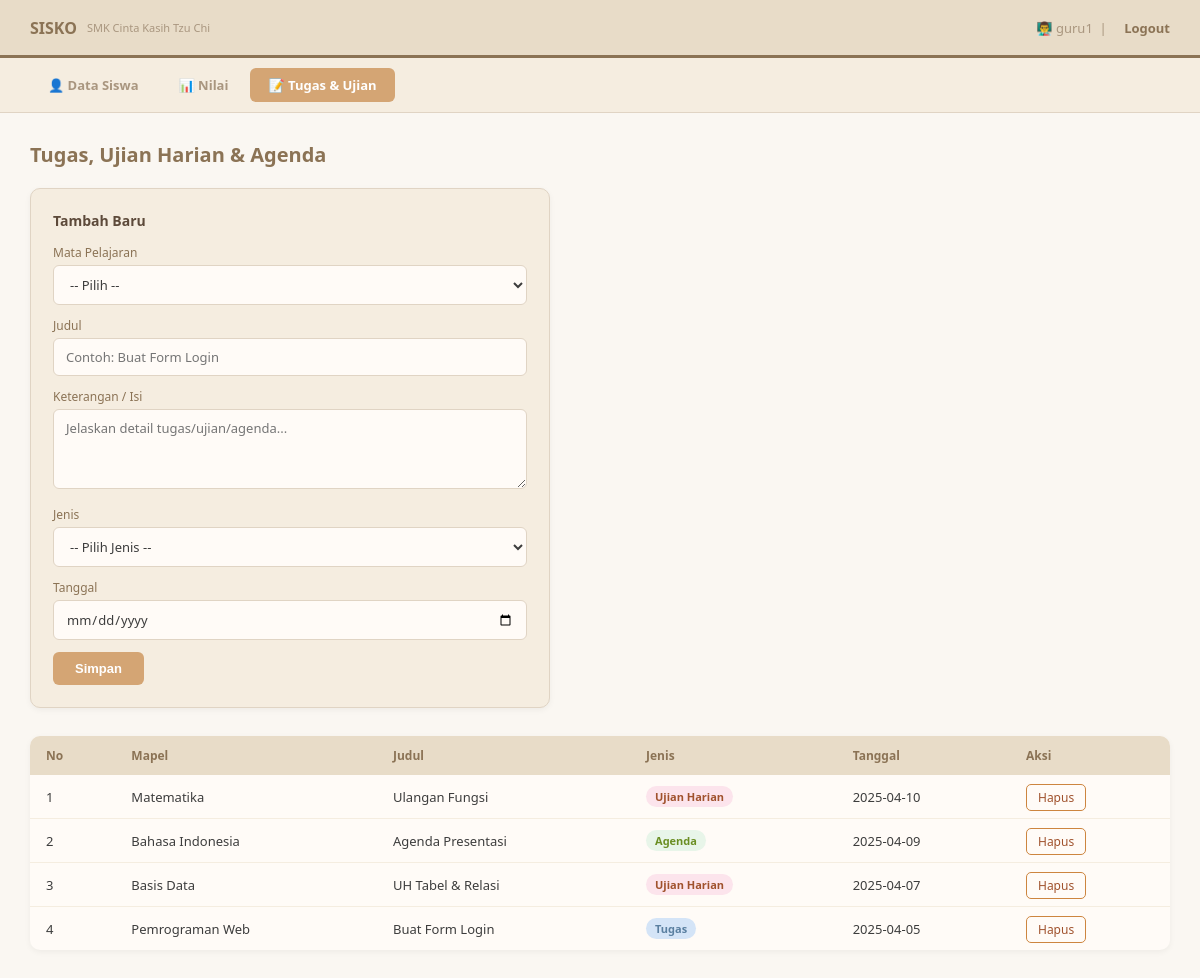
Page /dashboard_guru.php?hal=tugas (signed in) on the committed database.
### tables this page shows
CREATE TABLE tugas (
    id      INT AUTO_INCREMENT PRIMARY KEY,
    mapel   VARCHAR(50),
    judul   VARCHAR(100),
    isi     TEXT,
    jenis   VARCHAR(20),   
    tanggal DATE
);

### dashboard_guru.php (the view, shortened to what this page needs)
<?php
include 'koneksi.php';
$halaman = isset($_GET['hal']) ? $_GET['hal'] : 'siswa';
if ($halaman == 'tugas') {
    $resultTugas = mysqli_query($koneksi, "SELECT * FROM tugas ORDER BY tanggal DESC");
}
?>
<!DOCTYPE html>
<html lang="id">
<head>
</head>
<body>
<div class="navbar">
  <div class="navbar-kiri">
    <span>SISKO</span>
    <small>SMK Cinta Kasih Tzu Chi</small>
  </div>
  <div class="navbar-kanan">
    👨‍🏫 <?php echo $_SESSION['username']; ?> &nbsp;|&nbsp;
    <a href="logout.php">Logout</a>
  </div>
</div>
<div class="menu">
  <a href="dashboard_guru.php?hal=siswa" class="<?php echo $halaman=='siswa' ? 'aktif' : ''; ?>">👤 Data Siswa</a>
  <a href="dashboard_guru.php?hal=nilai" class="<?php echo $halaman=='nilai' ? 'aktif' : ''; ?>">📊 Nilai</a>
  <a href="dashboard_guru.php?hal=tugas" class="<?php echo $halaman=='tugas' ? 'aktif' : ''; ?>">📝 Tugas & Ujian</a>
</div>
<div class="konten">
<?php if ($halaman == 'siswa'): ?>
  <h2>Data Siswa</h2>
  <div class="form-box">
    <h3><?php echo $editSiswa ? 'Edit Data Siswa' : 'Tambah Siswa Baru'; ?></h3>
    <form action="dashboard_guru.php?hal=siswa" method="POST">
      <input type="hidden" name="aksi" value="<?php echo $editSiswa ? 'edit' : 'tambah'; ?>">
      <?php if ($editSiswa): ?>
        <input type="hidden" name="id" value="<?php echo $editSiswa['id']; ?>">
      <?php endif; ?>
      <label>Nama Lengkap</label>
      <input type="text" name="nama" value="<?php echo $editSiswa ? $editSiswa['nama'] : ''; ?>" required>
      <label>NISN</label>
      <input type="text" name="nisn" maxlength="10" value="<?php echo $editSiswa ? $editSiswa['nisn'] : ''; ?>" required>
      <label>Kelas</label>
      <select name="kelas" required>
        <option value="">-- Pilih --</option>
        <?php
          $kelasOptions = ['10 RPL 1','10 RPL 2','10 TKJ 1','11 RPL 1','11 TKJ 1','12 RPL 1'];
          foreach ($kelasOptions as $k) {
            $sel = ($editSiswa && $editSiswa['kelas'] == $k) ? 'selected' : '';
            echo "<option $sel>$k</option>";
          }
        ?>
      </select>
      <label>Jenis Kelamin</label>
      <select name="jk" required>
        <option value="">-- Pilih --</option>
        <option <?php echo ($editSiswa && $editSiswa['jk']=='Laki-laki') ? 'selected' : ''; ?>>Laki-laki</option>
        <option <?php echo ($editSiswa && $editSiswa['jk']=='Perempuan') ? 'selected' : ''; ?>>Perempuan</option>
      </select>
      <button type="submit" class="tombol-simpan"><?php echo $editSiswa ? 'Simpan Perubahan' : 'Simpan'; ?></button>
      <?php if ($editSiswa): ?>
        <a href="dashboard_guru.php?hal=siswa" class="tombol-batal">Batal</a>
      <?php endif; ?>
    </form>
  </div>
  <table>
    <thead>
      <tr><th>No</th><th>Nama</th><th>NISN</th><th>Kelas</th><th>J/K</th><th>Aksi</th></tr>
    </thead>
    <tbody>
      <?php $no = 1; while ($s = mysqli_fetch_assoc($resultSiswa)): ?>
      <tr>
        <td><?php echo $no++; ?></td>
        <td><?php echo $s['nama']; ?></td>
        <td><?php echo $s['nisn']; ?></td>
        <td><?php echo $s['kelas']; ?></td>
        <td><?php echo $s['jk']; ?></td>
        <td>
          <a href="dashboard_guru.php?hal=siswa&edit=<?php echo $s['id']; ?>" class="t-edit">Edit</a>
          <a href="dashboard_guru.php?hal=siswa&hapus=<?php echo $s['id']; ?>" class="t-hapus"
             onclick="return confirm('Yakin hapus siswa ini?')">Hapus</a>
        </td>
      </tr>
      <?php endwhile; ?>
    </tbody>
  </table>
<?php elseif ($halaman == 'tugas'): ?>
  <h2>Tugas, Ujian Harian & Agenda</h2>
  <div class="form-box">
    <h3>Tambah Baru</h3>
    <form action="dashboard_guru.php?hal=tugas" method="POST">
      <label>Mata Pelajaran</label>
      <select name="mapel" required>
        <option value="">-- Pilih --</option>
      </select>
      <label>Judul</label>
      <input type="text" name="judul" placeholder="Contoh: Buat Form Login" required>
      <label>Keterangan / Isi</label>
      <textarea name="isi" placeholder="Jelaskan detail tugas/ujian/agenda..."></textarea>
      <label>Jenis</label>
      <select name="jenis" required>
        <option value="">-- Pilih Jenis --</option>
      </select>
      <label>Tanggal</label>
      <input type="date" name="tanggal" required>
      <button type="submit" class="tombol-simpan">Simpan</button>
    </form>
  </div>
  <table>
    <thead>
      <tr><th>No</th><th>Mapel</th><th>Judul</th><th>Jenis</th><th>Tanggal</th><th>Aksi</th></tr>
    </thead>
    <tbody>
      <?php $no = 1; while ($t = mysqli_fetch_assoc($resultTugas)): ?>
      <tr>
        <td><?php echo $no++; ?></td>
        <td><?php echo $t['mapel']; ?></td>
        <td><?php echo $t['judul']; ?></td>
        <td>
          <?php
            if ($t['jenis'] == 'Tugas')        echo "<span class='badge b-tugas'>Tugas</span>";
            if ($t['jenis'] == 'Ujian Harian')  echo "<span class='badge b-uh'>Ujian Harian</span>";
            if ($t['jenis'] == 'Agenda')        echo "<span class='badge b-agenda'>Agenda</span>";
          ?>
        </td>
        <td><?php echo $t['tanggal']; ?></td>
        <td>
          <a href="dashboard_guru.php?hal=tugas&hapus_tugas=<?php echo $t['id']; ?>" class="t-hapus"
             onclick="return confirm('Yakin hapus?')">Hapus</a>
        </td>
      </tr>
      <?php endwhile; ?>
    </tbody>
  </table>
<?php endif; ?>
</div>
</body>
</html>

### dashboard_guru.php (style rules this page uses)
* { margin: 0; padding: 0; box-sizing: border-box; }
body { font-family: 'Segoe UI', Tahoma, Geneva, Verdana, sans-serif; background-color: #faf7f2; color: #3d3d3d; min-height: 100vh; }
.navbar { background-color: #e8dcc8; border-bottom: 3px solid #8b7355; padding: 0 30px; display: flex; align-items: center; justify-content: space-between; height: 58px; box-shadow: 0 2px 8px rgba(0,0,0,0.08); }
.navbar-kiri { display: flex; align-items: center; gap: 10px; }
.navbar-kiri span { font-size: 16px; font-weight: bold; color: #8b7355; }
.navbar-kiri small { font-size: 11px; color: #a9967f; }
.navbar-kanan { display: flex; align-items: center; gap: 14px; font-size: 13px; color: #a9967f; }
.navbar-kanan a { color: #8b7355; text-decoration: none; font-weight: bold; font-size: 13px; }
.menu { background-color: #f5ede0; display: flex; gap: 4px; padding: 10px 30px; border-bottom: 1px solid #e0d4c4; }
.menu a { padding: 8px 18px; border-radius: 6px; text-decoration: none; font-size: 13px; font-weight: bold; color: #a9967f; background-color: transparent; transition: all 0.2s ease; }
.menu a.aktif { background-color: #d4a574; color: #fff; }
.konten { padding: 28px 30px; }
h2 { color: #8b7355; margin-bottom: 20px; font-size: 20px; }
.form-box { background-color: #f5ede0; padding: 22px; border-radius: 10px; max-width: 520px; margin-bottom: 28px; border: 1px solid #e0d4c4; box-shadow: 0 2px 6px rgba(0,0,0,0.05); }
.form-box h3 { margin: 0 0 14px; color: #5d4a3a; font-size: 14px; font-weight: 600; }
.form-box label { display: block; margin-bottom: 4px; color: #8b7355; font-size: 12px; font-weight: 500; }
.form-box input, .form-box select, .form-box textarea { width: 100%; padding: 9px 12px; margin-bottom: 12px; border: 1px solid #e0d4c4; border-radius: 6px; background-color: #fffbf7; color: #3d3d3d; font-size: 13px; box-sizing: border-box; font-family: 'Segoe UI', Tahoma, Geneva, Verdana, sans-serif; transition: border-color 0.2s ease; }
.form-box textarea { min-height: 80px; resize: vertical; }
.tombol-simpan { background-color: #d4a574; color: #fff; border: none; padding: 9px 22px; border-radius: 6px; cursor: pointer; font-size: 13px; font-weight: bold; margin-right: 8px; transition: background-color 0.2s ease; }
table { width: 100%; border-collapse: collapse; background-color: #fffbf7; border-radius: 10px; overflow: hidden; margin-bottom: 20px; box-shadow: 0 2px 6px rgba(0,0,0,0.05); }
th { background-color: #e8dcc8; padding: 11px 16px; text-align: left; font-size: 12px; color: #8b7355; font-weight: 600; }
td { padding: 11px 16px; font-size: 13px; border-bottom: 1px solid #f5ede0; color: #3d3d3d; }
tr:last-child td { border-bottom: none; }
.t-hapus { background-color: transparent; color: #a0522d; border: 1px solid #cd853f; padding: 4px 11px; border-radius: 5px; cursor: pointer; font-size: 12px; text-decoration: none; transition: all 0.2s ease; }
.badge { display: inline-block; padding: 3px 9px; border-radius: 20px; font-size: 11px; font-weight: bold; }
.b-tugas { background-color: #d4e4f7; color: #5a7fa0; }
.b-uh { background-color: #fce4ec; color: #a0522d; }
.b-agenda { background-color: #e8f5e9; color: #6b8e23; }

### rows in the picture
tugas: mapel "Matematika", judul "Ulangan Fungsi", jenis "Ujian Harian", tanggal "2025-04-10"
tugas: mapel "Bahasa Indonesia", judul "Agenda Presentasi", jenis "Agenda", tanggal "2025-04-09"
tugas: mapel "Basis Data", judul "UH Tabel & Relasi", jenis "Ujian Harian", tanggal "2025-04-07"
tugas: mapel "Pemrograman Web", judul "Buat Form Login", jenis "Tugas", tanggal "2025-04-05"

### other values in the picture
$_SESSION['username'] "guru1"
